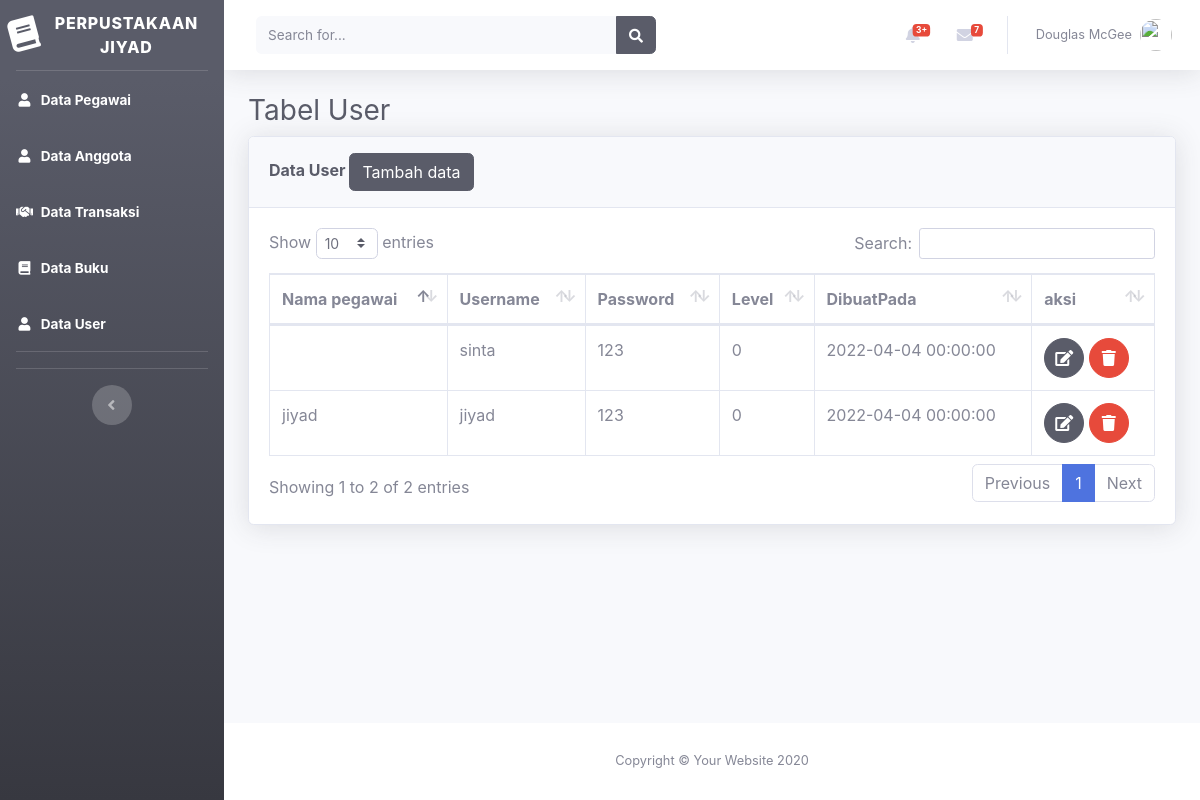
Page /beranda.php?page=user on the committed database.
### tables this page shows
CREATE TABLE `tabel_user` (
  `id_user` int(5) NOT NULL,
  `id_pegawai` int(5) NOT NULL,
  `username` varchar(50) NOT NULL,
  `password` varchar(50) NOT NULL,
  `level` int(1) NOT NULL,
  `dibuatpada` datetime NOT NULL
);

CREATE TABLE `tabel_pegawai` (
  `id_pegawai` int(5) NOT NULL,
  `nama_pegawai` varchar(50) NOT NULL,
  `jenis_kelamin` enum('laki-laki','perempuan') NOT NULL,
  `alamat` text NOT NULL,
  `no_hp` varchar(20) NOT NULL,
  `jabatan` varchar(30) NOT NULL
);

### views/user/user.php (the view)
<div class="container-fluid">
    <h1 class="h3 mb-2 text-gray-800">Tabel User</h1>
    <div class="card shadow mb-4">
        <div class="card-header py-3">
            <h6 class="m-0 font-weight-bold text-dark">Data User
            <a href="beranda.php?page=user&aksi=add">
                <button class= "btn btn-dark">Tambah data</button>
                </a>
            </h6>
        </div>
        <div class="card-body">
            <div class="table-responsive">
                <table class="table table-bordered" id="dataTable" width="100%" cellspacing="0">
                    <thead>
                    <tr>
                            <th>Nama pegawai</th>
                            <th>Username</th>
                            <th>Password</th>
                            <th>Level</th>
                            <th>DibuatPada</th>
                            <th>aksi</th>
                        </tr>
                    </thead>
                    <tbody>
                    <?php
                            $sql = "SELECT us.*,pg.nama_pegawai FROM tabel_user us left join tabel_pegawai pg on us.id_pegawai = pg.id_pegawai
                            ";
                            $show = $db->query($sql);
                            foreach ($show as $agt):
                       ?>
                        <tr>
                            <td><?php echo $agt["nama_pegawai"]?></td>
                            <td><?php echo $agt["username"]?></td>
                            <td><?php echo $agt["password"]?></td>
                            <td><?php echo $agt["level"]?></td>
                            <td><?php echo $agt["dibuatpada"]?></td>
                            <td>
                <a href="beranda.php?page=user&aksi=edit&id=<?php echo $agt['id_user']?>"
                    class="btn btn-dark btn-circle">
                    <i class="fas fa-edit"></i>
                </a>
                <a href="model/user/prosesdeleteuser.php?id=<?php echo $agt['id_user']?>"
                    class="btn btn-danger btn-circle">
                    <i class="fas fa-trash"></i>
                </a>
            </td>
                        <?php endforeach ; ?>
                    </tbody>
                </table>
            </div>
        </div>
    </div>
</div>

### rows in the picture
tabel_user: username "sinta", password "123", level "0", dibuatpada "2022-04-04 00:00:00"
tabel_user: id_pegawai.nama_pegawai "jiyad", username "jiyad", password "123", level "0", dibuatpada "2022-04-04 00:00:00"
